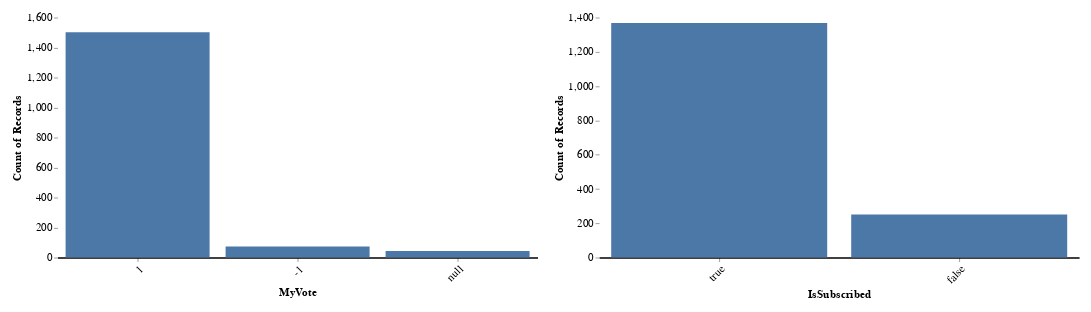

This figure's notebook cell:
### Markdown cell above
### Number of Upvotes and Downvotes and If I am Subscribed

### Code cell
# Count the number of votes
chart_vote = alt.Chart(post_votes_df).mark_bar().encode(
    alt.X("MyVote:O", sort="-x", axis=alt.Axis(labelAngle=-45)),
    alt.Y("count()"),
    tooltip=["count()"],  # Show the count when hovering over the bar
).properties(
    width=600,
    height=300,
)

# Count the number of subscribed subs
chart_subscribed = alt.Chart(post_votes_df).mark_bar().encode(
    alt.X("IsSubscribed:N", sort="-y", axis=alt.Axis(labelAngle=-45)),
    alt.Y("count()"),
    tooltip=["count()"],  # Show the count when hovering over the bar
).properties(
    width=600,
    height=300,
)

chart = alt.hconcat(chart_vote, chart_subscribed)

chart = chart.configure(
    padding={"left": 15, "right": 15, "top": 15, "bottom": 15},
    title={"fontSize": 18},
).configure_view(
    stroke=None,
).configure_axisX(
    labelFontSize=14,
    titleFontSize=14,
    grid=False,  # Remove the grid
    domainWidth=2,  # Set the width of the axis line
    domainColor="#000"  # Set the color of the axis line
).configure_axisY(
    labelFontSize=14,
    titleFontSize=14,
    grid=False,  # Remove the grid
    domain=False,  # Remove the axis line
)

chart_vote.save("figures/post_votes/altair_vote_counts.html")
chart_vote.save("figures/post_votes/altair_vote_counts.png")
chart_subscribed.save("figures/post_votes/altair_subscribed_counts.html")
chart_subscribed.save("figures/post_votes/altair_subscribed_counts.png")

chart

### Figure 1 — Vega-Lite specification as saved in the notebook (floating-point values rounded to 4 significant figures; data arrays with more than 128 entries replaced by an {"elided": "..."} marker saying what was removed)
{"config": {"view": {"continuousWidth": 300, "continuousHeight": 300, "stroke": null}, "axisX": {"domainColor": "#000", "domainWidth": 2, "grid": false, "labelFontSize": 14, "titleFontSize": 14}, "axisY": {"domain": false, "grid": false, "labelFontSize": 14, "titleFontSize": 14}, "padding": {"left": 15, "right": 15, "top": 15, "bottom": 15}, "title": {"fontSize": 18}}, "hconcat": [{"mark": {"type": "bar"}, "encoding": {"tooltip": [{"aggregate": "count", "type": "quantitative"}], "x": {"axis": {"labelAngle": -45}, "field": "MyVote", "sort": "-x", "type": "ordinal"}, "y": {"aggregate": "count", "type": "quantitative"}}, "height": 300, "width": 600}, {"mark": {"type": "bar"}, "encoding": {"tooltip": [{"aggregate": "count", "type": "quantitative"}], "x": {"axis": {"labelAngle": -45}, "field": "IsSubscribed", "sort": "-y", "type": "nominal"}, "y": {"aggregate": "count", "type": "quantitative"}}, "height": 300, "width": 600}], "data": {"name": "data-35f0e6696b9027fb22e35bcb799ba0df"}, "$schema": "https://vega.github.io/schema/vega-lite/v5.15.1.json", "datasets": {"data-35f0e6696b9027fb22e35bcb799ba0df": {"elided": "1621 records"}}}
